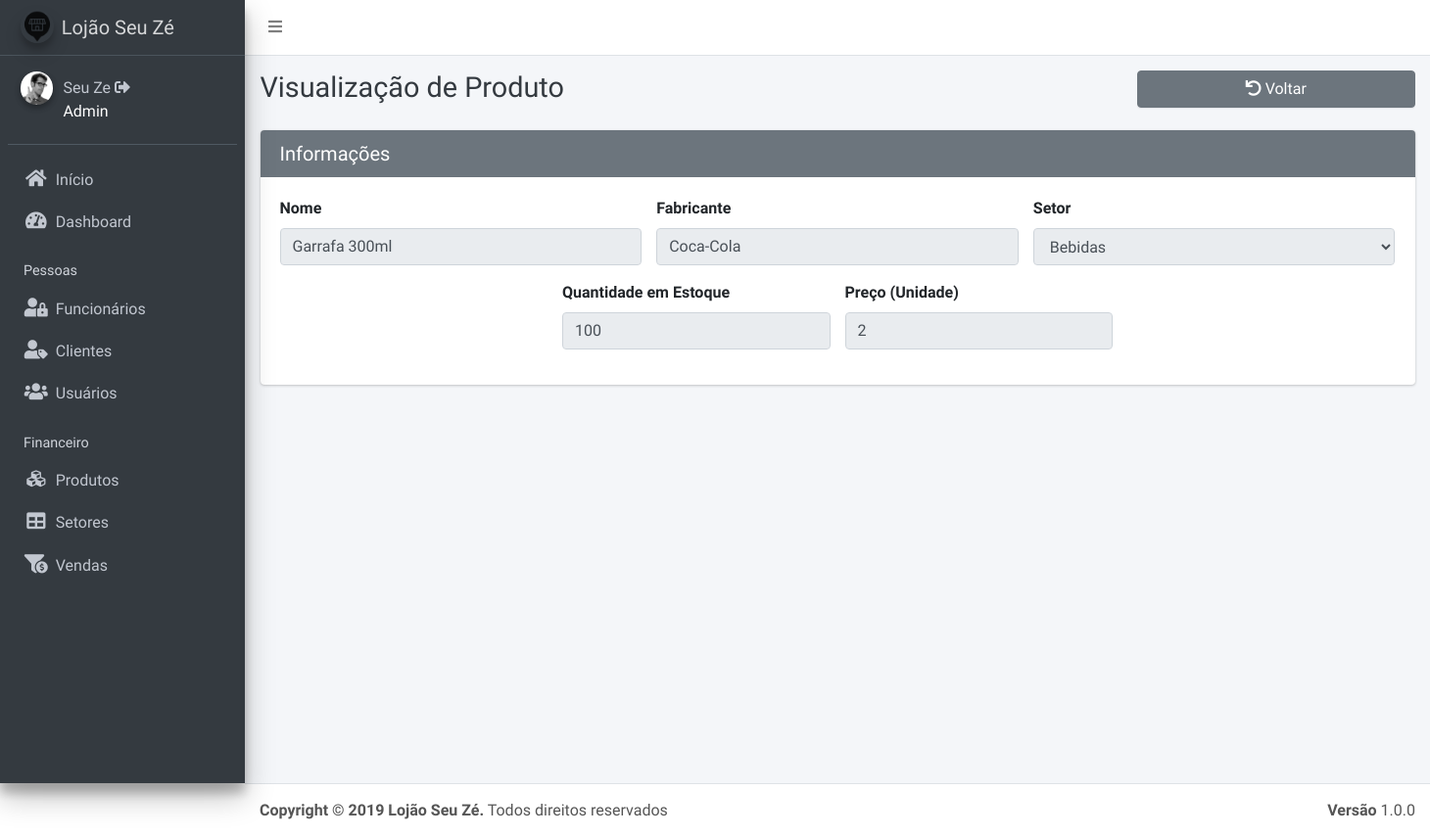
/viewProduto.php?id=1 (signed in), run on the app's committed database.
### tables this page shows
CREATE TABLE `produtos` (
  `id` int(11) NOT NULL,
  `nome` varchar(40) NOT NULL,
  `preco` float NOT NULL,
  `fabricante` varchar(40) NOT NULL,
  `quantidade` int(11) NOT NULL,
  `setor` int(11) NOT NULL
);

### viewProduto.php (the view, shortened to what this page needs)
<?php require('header.php'); ?>
<?php require('dashboard.php'); ?>
<div class="content-wrapper">
  <div class="content-header">
    <div class="container-fluid">
      <div class="row mb-2">
        <div class="col-sm-6">
          <h1 class="m-0 text-dark">Visualização de Produto</h1>
        </div>
        <div class="col-sm-3">
        </div>
        <div class="col-sm-3">
          <a href="listaProdutos.php"><button type="button" class="btn btn-block btn-secondary"><i class="nav-icon fa fa-undo"></i> Voltar</button></a>
        </div>
      </div>
    </div>
  </div>
  <section class="content">
    <div class="container-fluid">
      <div class="row">
        <section class="col-lg-12 connectedSortable">
          <div class="card card-secondary">
            <div class="card-header">
              <h3 class="card-title">Informações</h3>
            </div>
            <?php
                    $id = $_GET['id'];
                    $sql = "SELECT * FROM produtos WHERE id = $id";
                    $result = $conexao->query($sql);
                    while($row = $result->fetch_assoc())
                    {
            ?>
            <form action="" method="POST" target="_self" role="form">
              <div class="card-body">
                <div class="row">
                  <div class="form-group col-md-4">
                    <label for="inputNome">Nome</label>
                    <input type="text" name="nome" class="form-control" id="inputNome" placeholder="Digite o nome" maxlength="40" value="<?php echo $row['nome'] ?>" disabled>
                  </div>
                  <div class="form-group col-md-4">
                    <label for="inputFabricante">Fabricante</label>
                    <input type="text" name="fabricante" class="form-control" id="inputFabricante" placeholder="Coca-Cola" maxlength="40" value="<?php echo $row['fabricante'] ?>" disabled>
                  </div>
                  <div class="form-group col-md-4">
                    <label>Setor</label>
                    <select id="role-selector" class="form-control select2 select2-hidden-accessible" style="width: 100%;" tabindex="-1" aria-hidden="true" name="setor" disabled>
                    <?php
                      $sql2 = "SELECT * FROM setores";
                      $result2 = $conexao->query($sql2);
                      if ($result2->num_rows > 0) {
                        while ($row2 = $result2->fetch_assoc()) {
                          if($row['setor']==$row2['id'])
                          echo "<option value='$row2[id]'selected>$row2[nome]</option>";
                        }
                      }
                    ?>
                    </select>
                  </div>
                </div>
                <div class="row">
                  <div class="form-group col-md-3">
                  </div>
                  <div class="form-group col-md-3">
                    <label for="inputQuantidade">Quantidade em Estoque</label>
                    <input type="number" name="quantidade" class="form-control" id="inputQuantidade" placeholder="Digite a quantidade" value="<?php echo $row['quantidade'] ?>" disabled>
                  </div>
                  <div class="form-group col-md-3">
                    <label for="inputPreco">Preço (Unidade)</label>
                    <input type="number" step="0.01" name="preco" class="form-control" id="inputPreco" placeholder="100.20" value="<?php echo $row['preco'] ?>" disabled>
                  </div>
                  <div class="form-group col-md-3">
                  </div>
                </div>
              </div>
            </form>
          <?php } ?>
          </div>
      </div>
  </section>
</div>
</div>
<?php require('footer.php'); ?>

### data on the page
produtos: nome "Garrafa 300ml", fabricante "Coca-Cola", quantidade "100", preco "2"

### other printed values
$_SESSION['nome'] "Seu Ze"
$_SESSION['tipo'] "Admin"
form field setor "Bebidas"
